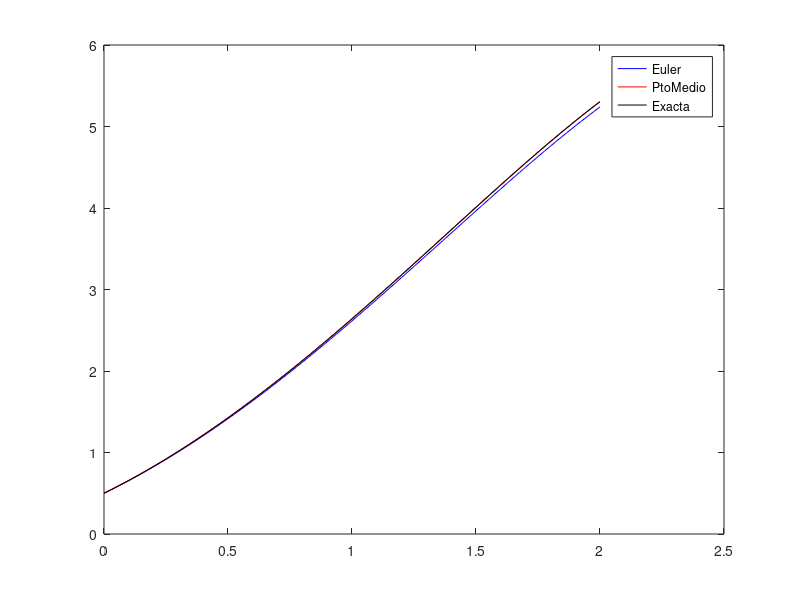
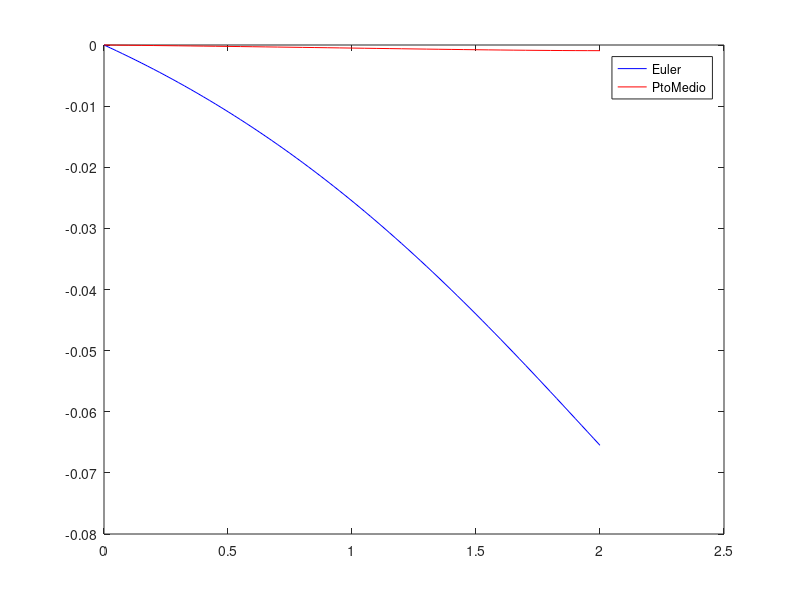

Reproduce these figures in MATLAB, in order.
%Ejercicio 2 PVI
clear all;
clc;
more off;

function y=f(t,x)
  y=x-t.^2+1;
endfunction
%

function z=Euler(t,x,h)
  z=x+h*f(t,x);
endfunction
%
function z=PtoMedio(t,x,h)
  v=f(t,x);
  z=x+h*f(t+h/2,x+h/2*v);
endfunction
%
function x = s(t)
  x = (t+1).^2-0.5*exp(t);
endfunction
%
a=0;b=2;t=0; x=0.5; N=80; h=(b-a)/N ;
for i=1:N
  x=[x Euler(t(end),x(end),h)];
  t=[t t(end)+h];
endfor
%
tE=t;xE=x;sE=s(t);

t = a; x = 0.5; N = 40; h = (b-a)/N; 
for n=1:N
  x = [x PtoMedio(t(end),x(end),h)];
  t = [t t(end)+h];
endfor
tPm = t; xPm = x; sPm = s(t);

x=linspace(a,b,100);
figure(1);
plot(tE,xE,'b;Euler;',tPm,xPm,'r;PtoMedio;',x,s(x),'k;Exacta;');

figure(2);
plot(tE,xE-s(tE),'b;Euler;',tPm,xPm-s(tPm),'r;PtoMedio;');

disp("De la segunda grafica se deduce que Punto Medio es mucho mas preciso.");